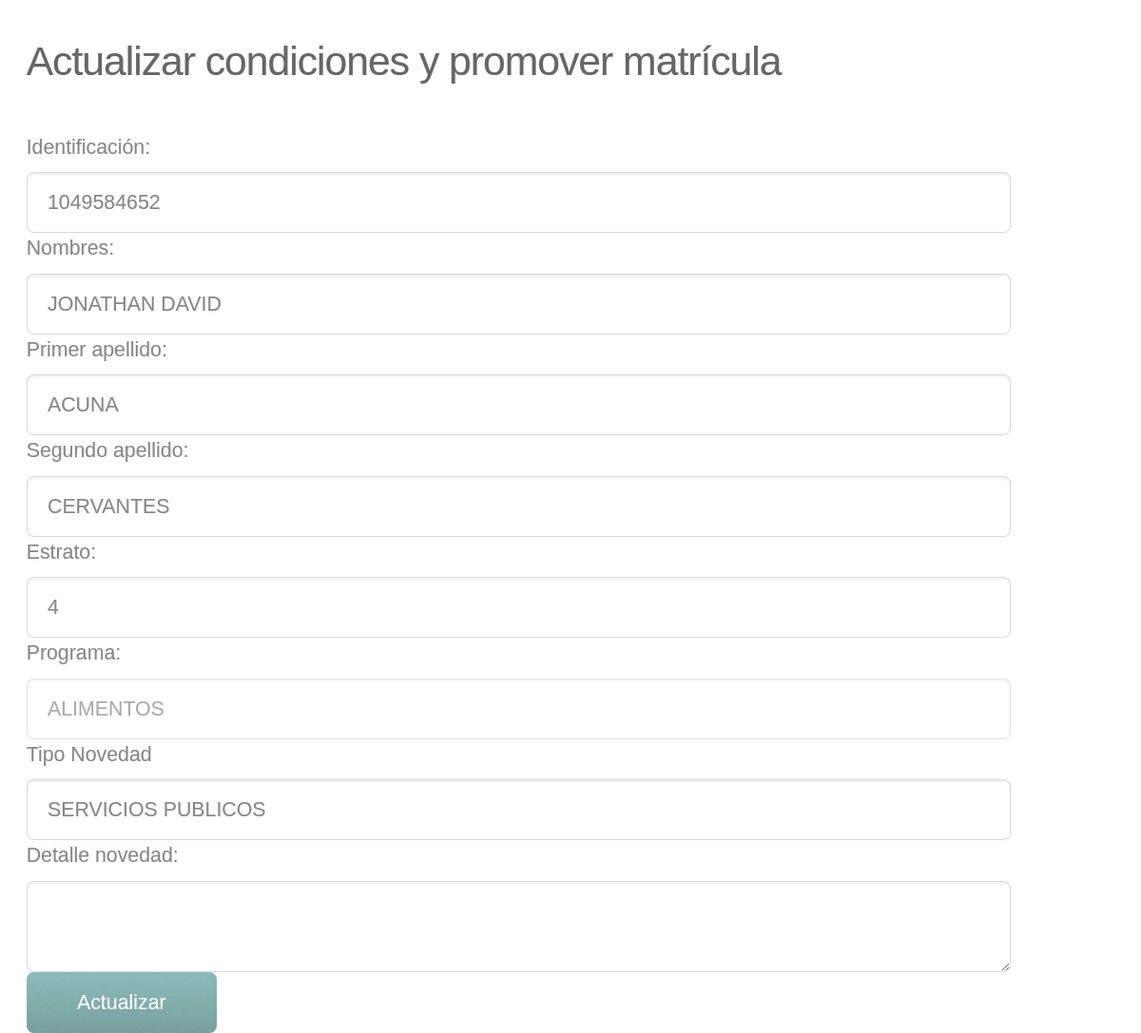
/view_old_student.php?per_id=1049584652, run on the app's committed database.
### tables this page shows
CREATE TABLE IF NOT EXISTS `personas` (
  `per_codigo` int(12) NOT NULL AUTO_INCREMENT,
  `per_id` varchar(12) NOT NULL DEFAULT '',
  `per_nombres` varchar(50) DEFAULT NULL,
  `per_apellido1` varchar(40) DEFAULT NULL,
  `per_apellido2` varchar(40) DEFAULT NULL,
  `per_estrato` tinyint(1) DEFAULT NULL,
  PRIMARY KEY (`per_codigo`)
);

### class/ManejoDatos.php (called while the page is built, shortened)
<?php
require('ConectorBD.php');
class ManejoDatos {
    private $adminDB;
    private $DB;
    public function ManejoDatos() {
        $this->DB = "matriculas_ai";
        $this->adminDB = new ConectorBD();
    }
    public function ejecutarConsultaX($query) {
        $resultset = $this->adminDB->realizar_consulta($query, $this->DB);
        return $resultset;
    }
    public function extraerListas($lista) {
        $query = "";
        switch ($lista) {
            case 1:
                $query = "SELECT * FROM programas;";
                break;
            case 2:
                $query = "SELECT * FROM novedades_tipo;";
                break;
        }
        $resulSet = $this->adminDB->realizar_consulta($query, $this->DB);
        $arreglo = null;
        $i = 0;
        while ($row = $this->comprobarContenido($resulSet)) {
            switch ($lista) {
                case 1:
                    $arreglo[$i]["id"] = $row["prog_codigo"];
                    $arreglo[$i]["nombre"] = $row["prog_nombre"];
                    break;
                case 2:
                    $arreglo[$i]["id"] = $row["nov_codigo"];
                    $arreglo[$i]["nombre"] = $row["nov_tipo"];
                    break;
            }
            $i++;
        }
        $this->adminDB->cerrar_conexion();
        return $arreglo;
    }
    public function comprobarContenido($resulset) {
        $this->adminDB->conectar_servidor($this->DB);
        return $this->adminDB->revisar_contenido($resulset);
    }
    public function cerrarConexion() {
        $this->adminDB->cerrar_conexion();
    }
}

### class/ConectorBD.php (called while the page is built, shortened)
<?php
	class ConectorBD{
		private $conexion;
		public function conectar_servidor($BD){
                    $this->conexion= mysqli_connect("127.0.0.1", "root", "", $BD);
                    return $this->conexion;
		}
		public function realizar_consulta($consulta, $BD){
                    return mysqli_query($this->conexion, $consulta);
		}
                public function revisar_contenido($param) {
                    try {
                        return mysqli_fetch_assoc($param);
                    } catch (mysqli_sql_exception $ex) {
                        return null;
                    }
                }
	}
?>

### view_old_student.php (the view, shortened to what this page needs)
<?php
include 'class/ManejoDatos.php';
$command = new ManejoDatos();
    $nombre = "";
    $apellido1 = "";
    $apellido2 = "";
    $estrato = "";
    $programa = "";
    $detalle_novedad = "";
    $codigo_novedad = "";
try {
    $query = "SELECT * "
            . "FROM personas AS p1, matriculas AS m1, novedades_reg AS n1 "
            . "WHERE p1.per_id = " . $_GET['per_id'] . " "
            . "AND p1.per_codigo = m1.mat_estudiante "
            . "AND m1.mat_estudiante = n1.novr_est ";
    $registro = $command->ejecutarConsultaX($query);
    while ($row = $command->comprobarContenido($registro)) {
        $nombre = $row['per_nombres'];
        $apellido1 = $row['per_apellido1'];
        $apellido2 = $row['per_apellido2'];
        $estrato = $row['per_estrato'];
        $programa = $row['mat_programa'];
        $detalle_novedad = $row['novr_detalle'];
        $codigo_novedad = $row['novr_codigo'];
    }
?>
<!DOCTYPE HTML>
<html>
    <head>
    </head>
    <body >
        <div id="status" style="display: none;"> </div><br />
        <div class="main">
            <div class="row" style="align-content: center;">
                <div class="container">
                    <header>
                        <h2>Actualizar condiciones y promover matrícula</h2>
                    </header>
                    <form method="post" name="formSearch">
                        <div class="11u">
                            <label for="per_id" id="lala" class="label">Identificación: </label>
                            <input  type="text" class="text" id="per_id" value="<?php echo $_GET['per_id']; ?>" disabled="disable" placeholder="Identificación" />
                        </div>
                        <div class="11u">
                            <label for="per_nombre" class="label">Nombres: </label>
                            <input  type="text" class="text" id="per_nombre"  value="<?php echo $nombre; ?>" disabled="disable" placeholder="Nombre" />
                        </div>
                        <div class="11u">
                            <label for="per_apellido1" class="label">Primer apellido: </label>
                            <input type="text" class="text" id="per_apellido1" value="<?php echo $apellido1; ?>" disabled="disable" placeholder="Primer apellido" />
                        </div>
                        <div class="11u">
                            <label for="per_apellido2" class="label">Segundo apellido: </label>
                            <input  type="text" class="text" id="per_apellido2" value="<?php echo $apellido2; ?>" disabled="disable" placeholder="Segundo apellido" />
                        </div>
                        <div class="11u">
                            <label for="per_estrato" class="label">Estrato: </label>
                            <input  type="text" class="text" id="per_estrato" value="<?php echo $estrato; ?>" disabled="disable"/></div>
                        <div class="11u">
                            <label for="mat_programa" class="label">Programa: </label>
                            <select class="text" id="mat_programa" disabled="disable">
                                <?php
                                $list = $command->extraerListas(1);
                                $i = 0;
                                while ($i < count($list)) {
                                    $selected = ($list[$i]["id"] == $programa) ? " selected" : " ";
                                    echo "<option value='" . $list[$i]["id"] . "' " . $selected . ">" . $list[$i]["nombre"] . "</option>";
                                    $i++;
                                }
                                ?>
                            </select>
                        </div>
                        <div class="11u">
                            <label for="nov_codigo" class="label">Tipo Novedad </label>
                            <select class="text" id="nov_codigo">
                                <?php
                                $list = $command->extraerListas(2);
                                $i = 0;
                                while ($i < count($list)) {
                                    $selected = ($list[$i]["id"] == $codigo_novedad) ? " selected" : " ";
                                    echo "<option value='" . $list[$i]["id"] . "' " . $selected . ">" . $list[$i]["nombre"] . "</option>";
                                    $i++;
                                }
                                ?>
                            </select>
                        </div>
                        <div class="11u">
                            <label for="nov_detalle" class="label">Detalle novedad: </label>
                            <textarea  id="nov_detalle" placeholder=""><?php echo $detalle_novedad; ?></textarea>
                        </div>
                        <div class="u10">
                            <input type="button" onclick="buscar();" class="button sumit" value="Actualizar" name="Actualizar" />
                        </div>
                    </form>
                </div>
            </div>
    </body>
</html>
<?php
} catch (Exception $exc) {
    echo "Este documento no se encuentra registrado".$exc->getTraceAsString();
}
?>

### css/style.css (style rules this page uses)
body { background: #fff; }
body,input,textarea,select { font-family: 'Source Sans Pro', sans-serif; font-size: 8pt; font-weight: 300; line-height: 1.5em; color: #888; -webkit-text-stroke: 0.15px; }
h1,h2,h3,h4,h5,h6 { font-weight: 200; color: #666; line-height: 1.5em; }
h2 { font-size: 2em; letter-spacing: -1px; }
header { margin: 0 0 2em 0; }
form label { display: block; text-align: left; margin-bottom: 0.5em; }
form input.text, form select, form textarea { position: relative; -webkit-appearance: none; display: block; border: 0; background: #fff; background: rgba(255,255,255,0.75); width: 100%; border-radius: 0.35em; padding: 0.7em 1em 0.7em 1em; box-shadow: inset 0 0.1em 0.1em 0 rgba(0,0,0,0.05); border: solid 1px rgba(0,0,0,0.15); -moz-transition: all 0.35s ease-in-out; -webkit-transition: all 0.35s ease-in-out; -o-transition: all 0.35s ease-in-out; -ms-transition: all 0.35s ease-in-out; transition: all 0.35s ease-in-out; }
form textarea { min-height: 4em; min-width: 16em; }
.button { position: relative; display: inline-block; border-radius: 0.35em; color: #fff !important; text-decoration: none; padding: 0.75em 2.5em 0.75em 2.5em; background-color: #8ebebc; border: 0; cursor: pointer; background-image: -moz-linear-gradient(top, rgba(0,0,0,0), rgba(0,0,0,0.15)), url('images/overlay.png'); background-image: -webkit-linear-gradient(top, rgba(0,0,0,0), rgba(0,0,0,0.15)), url('images/overlay.png'); background-image: -o-linear-gradient(top, rgba(0,0,0,0), rgba(0,0,0,0.15)), url('images/overlay.png'); background-image: -ms-linear-gradient(top, rgba(0,0,0,0), rgba(0,0,0,0.15)), url('images/overlay.png'); background-image: linear-gradient(top, rgba(0,0,0,0), rgba(0,0,0,0.15)), url('images/overlay.png'); -moz-transition: background-color 0.35s ease-in-out; -webkit-transition: background-color 0.35s ease-in-out; -o-transition: background-color 0.35s ease-in-out; -ms-transition: background-color 0.35s ease-in-out; transition: background-color 0.35s ease-in-out; }

### css/style-narrower.css (style rules this page uses)
body,input,textarea,select { font-size: 16pt; }
.container { padding: 0 2em 0 2em; }

### data on the page
personas: per_nombres "JONATHAN DAVID", per_apellido1 "ACUNA", per_apellido2 "CERVANTES", per_estrato "4"

### other printed values
form field value "ALIMENTOS"
form field value "SERVICIOS PUBLICOS"
